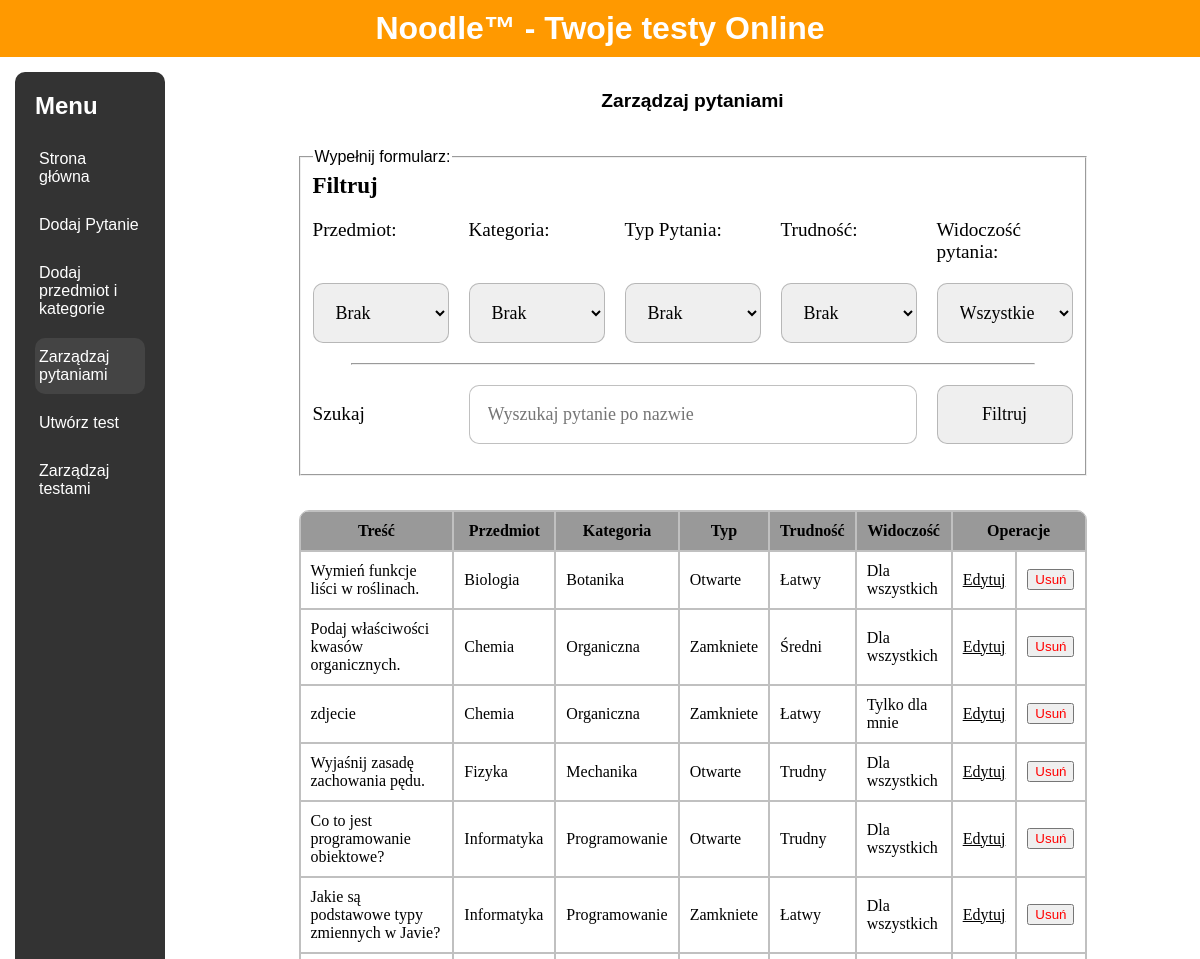
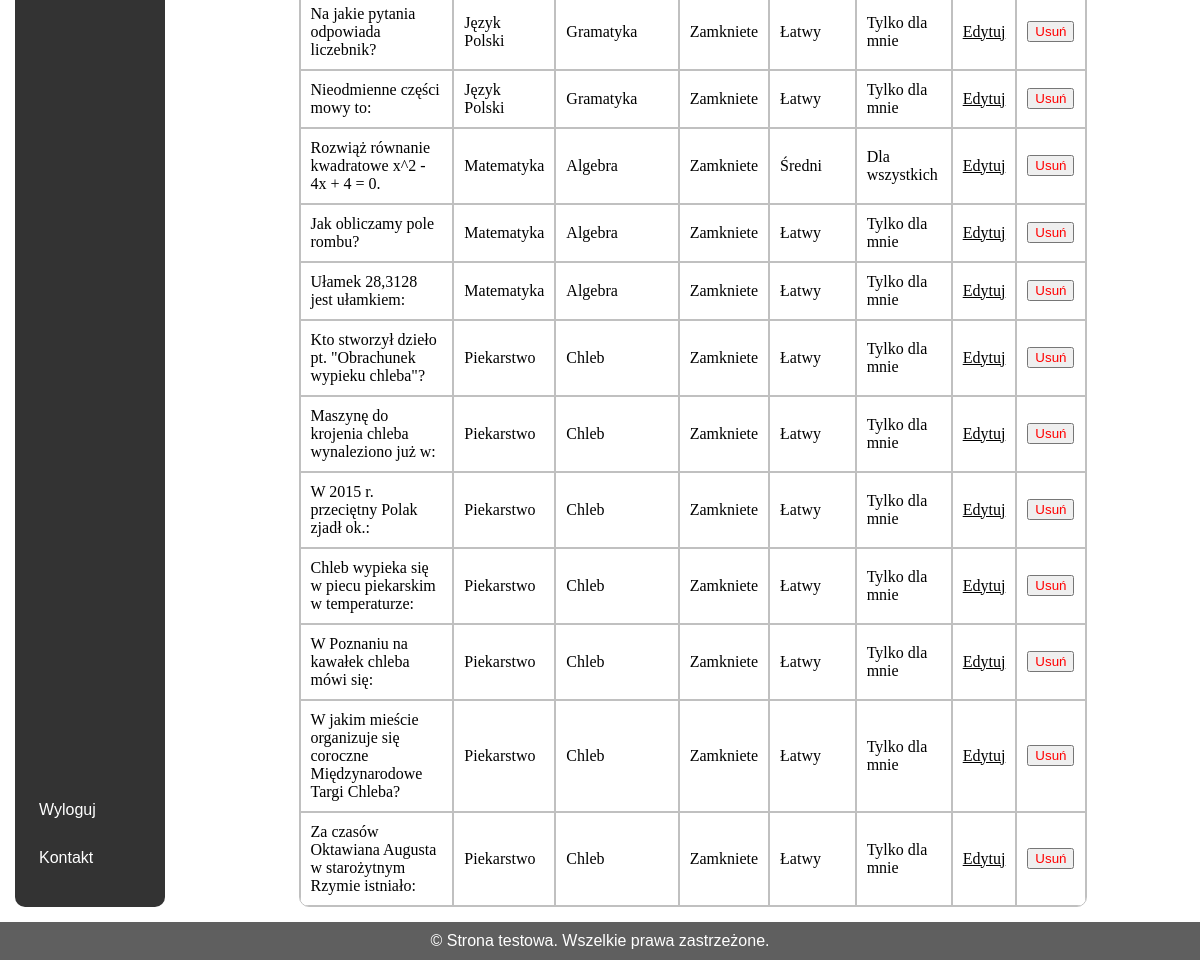
/Strona/html/panel_nauczyciela/zarz_pyt.php (signed in), run on the app's committed database (2 pictures, top to bottom).
### tables this page shows
CREATE TABLE `pytania` (
  `id` int(11) NOT NULL,
  `tresc` varchar(1000) NOT NULL,
  `przedmiot_id` int(11) NOT NULL,
  `kategoria_id` int(11) NOT NULL,
  `poziom_id` int(11) NOT NULL,
  `zdjecie` varchar(50) DEFAULT NULL,
  `autor` int(11) NOT NULL,
  `prywatnosc` tinyint(1) NOT NULL,
  `typ_pytania` int(11) NOT NULL
);

CREATE TABLE `przedmioty` (
  `id` int(11) NOT NULL,
  `nazwa` varchar(30) NOT NULL
);

CREATE TABLE `kategoria` (
  `id` int(11) NOT NULL,
  `nazwa` varchar(40) NOT NULL
);

CREATE TABLE `typ_pytania` (
  `id` int(11) NOT NULL,
  `nazwa_typu` varchar(15) NOT NULL
);

CREATE TABLE `poziom` (
  `id` int(11) NOT NULL,
  `trudnosc_nazwa` varchar(10) NOT NULL
);

### Strona/html/panel_nauczyciela/zarz_pyt.php (the view, shortened to what this page needs)
<!DOCTYPE html>
<html lang="en">
<head>
	<link rel="stylesheet" href="../styles.css">
</head>
<body>
	<?php
		$servername = "localhost";
		$username = "root";
		$password = "";
		$dbname = "baza";
		$conn = new mysqli($servername, $username, $password, $dbname);
	?>
	<div class="wrapper">
		<div class="header-content" id="head">
      		<h1>Noodle™ - Twoje testy Online</h1>
    		</div>
    		<div class="container">
      		<div class="sidebar" id="menu">
        		<ul>
				<h2>Menu</h2>
				<li><a href="strona_glowna.php" >Strona główna</a></li>
        <li><a href="dodaj.php">Dodaj Pytanie</a></li>
        <li><a href="dodaj_kat.php">Dodaj przedmiot i kategorie</a></li>
        <li><a href="zarz_pyt.php" class="aktualna-strona">Zarządzaj pytaniami</a></li>
        <li><a href="utworz_test.php">Utwórz test</a></li>
        <li><a href="zarz_testami.php">Zarządzaj testami</a></li>
        		</ul>
			<ul>
				<li>
    				<a href="../logowanie/logout.php">Wyloguj</a>
				</li>
				<li>
					<a href="../kontakt.php">Kontakt</a>
				</li>
			</ul>
      		</div>
			<div class="main-content" id="main">
				<div class="haslo" style="justify-content: flex-start;">
					<p>Zarządzaj pytaniami</p>
					<br><br>
					<fieldset style="width: 80%;margin-bottom:1em;">
						<legend>Wypełnij formularz:</legend>
						<form action="" method="GET" class="zarzadzaj">
							<p class="mid-width" style="grid-column: 1 / 3;">Filtruj</p>
							<p class="mid-width" style="grid-column: 4 / 6;"></p>
							<label for="przedmiot">Przedmiot:</label>
							<label for="kategoria">Kategoria:</label>
							<label for="typ">Typ Pytania:</label>
							<label for="poziom">Trudność:</label>
							<label for="prywatnosc">Widoczość pytania:</label>
							<select id="przedmiot" name="przedmiot">
								<?php
									$selected = isset($_GET['przedmiot']) ? $_GET['przedmiot'] : '0';
									echo '<option value="0" ' . ($selected == '0' ? 'selected' : '') . '>Brak</option>';
								?>
							</select>
							<select id="kategoria" name="kategoria">
								<?php
									$selected = isset($_GET['kategoria']) ? $_GET['kategoria'] : '0';
									echo '<option value="0" ' . ($selected == '0' ? 'selected' : '') . '>Brak</option>';
								?>
							</select>
							<select id="typ" name="typ">
								<?php
									$selected = isset($_GET['typ']) ? $_GET['typ'] : '0';
									echo '<option value="0" ' . ($selected == '0' ? 'selected' : '') . '>Brak</option>';
								?>
							</select>
							<select id="poziom" name="poziom">
								<?php
									$selected = isset($_GET['poziom']) ? $_GET['poziom'] : '0';
									echo '<option value="0" ' . ($selected == '0' ? 'selected' : '') . '>Brak</option>';
								?>
							</select>
							<select id="prywatnosc" name="prywatnosc">
								<option value="2" <?php echo isset($_GET['prywatnosc']) && $_GET['prywatnosc'] == '2' ? 'selected' : '' ?>>Wszystkie</option>
							</select>
							<hr class="full-width" style="width: 90%; margin: auto;">
							<label for="tresc" style="align-self: center;">Szukaj</label>
							<?php
								$selected = isset($_GET['tresc']) ? $_GET['tresc'] : '';
								echo '<input type="text" id="tresc" name="tresc" placeholder="Wyszukaj pytanie po nazwie" value="' . $selected . '" style="grid-column: 2 / 5;" >';
							?>
							<input type="submit" style="grid-column: 5 / 6;" value="Filtruj">
						</form>
					</fieldset>
					<br>
					<div class="pytania">
						<table>
							<tbody>
								<tr>
									<th class="szerokie">Treść</th>
									<th>Przedmiot</th>
									<th>Kategoria</th>
									<th>Typ</th>
									<th>Trudność</th>
									<th>Widoczość</th>
									<th colspan="2">Operacje</th>
								</tr>
                                <?php
                                    $sql = "SELECT pytania.id, pytania.tresc, przedmioty.nazwa AS przedmiot, kategoria.nazwa AS kategoria, typ_pytania.nazwa_typu AS typ, poziom.trudnosc_nazwa AS trudnosc, pytania.prywatnosc AS widocznosc
									FROM Pytania
									INNER JOIN Przedmioty ON pytania.przedmiot_id = przedmioty.id
									INNER JOIN Kategoria ON pytania.kategoria_id = kategoria.id
									INNER JOIN Typ_pytania ON pytania.typ_pytania = typ_pytania.id
									INNER JOIN Poziom ON pytania.poziom_id = poziom.id";
                                    $result = $conn->query($sql);
                                    if ($result->num_rows > 0) {
                                        while($row = $result->fetch_assoc()) {
                                            echo '
                                            <tr>
                                                <td>' . $row['tresc'] . '</td>
                                                <td>' . $row['przedmiot'] . '</td>
                                                <td>' . $row['kategoria'] . '</td>
                                                <td>' . $row['typ'] . '</td>
                                                <td>' . $row['trudnosc'] . '</td>
                                                <td>' . ($row['widocznosc'] === '1' ? 'Tylko dla mnie' : 'Dla wszystkich') . '</td>
                                                <td style="text-align:center;">
													<a href="dodaj.php?id=' . $row['id'] . '">Edytuj</a>
												</td>
												<form method="POST" class="zarzadzaj">
													<input type="hidden" name="question_id" value="'.$row['id'].'">
													<td style="text-align:center;">
														<button type="submit" name="delete_question" class="delete" style="color: red;">Usuń</button>
													</td>
												</form>
                                            </form></td>
                                            </tr>';
                                        }
                                    }
                                    else {
                                        echo '<tr><td colspan="7">Brak pytań do wyświetlenia.</td></tr>';
                                    }
                                ?>
							</tbody>
						</table>
					</div>
				</div>
			</div>
    	</div>
		<div class="footer" id="stopka">
			<p>&copy; Strona testowa. Wszelkie prawa zastrzeżone.</p>
		</div>
	</div>
</body>
</html>

### Strona/html/styles.css (style rules this page uses)
* { box-sizing: border-box; margin: 0; }
body { font-family: Arial, sans-serif; display: flex; min-height: 100vh; flex-direction: column; }
.header-content { background-color: #ff9900; color: #fff; padding: 10px 0; text-align: center; position: sticky; width: 100%; top: 0; z-index: 1000; }
.header-content h1 { margin: 0; }
.wrapper { flex: 1; display: flex; flex-direction: column; }
.container { display: flex; flex: 1; align-items: flex-start; }
.sidebar { display: flex; flex-direction: column; background-color: #333; color: #fff; position: sticky; width: 12%; min-width: 150px; padding: 20px; margin: 15px; margin-right: 20px; border-radius: 10px; top: 0px; left: 0; height: auto; z-index: 900; overflow-y: auto; justify-content: space-between; }
.sidebar h2 { margin-bottom: 20px; }
.sidebar ul { list-style-type: none; padding: 0; margin-bottom: 0; }
.sidebar ul li { margin-bottom: 10px; }
.sidebar ul li a { color: #fff; text-decoration: none; display: block; padding: 10px 4px; }
.aktualna-strona { background-color: #444; border-radius: 10px; }
.main-content { display: flex; flex: 1; flex-direction: column; justify-content: center; padding: 15px; flex-wrap: wrap; }
.footer { background-color: #5f5f5f; color: #fff; text-align: center; padding: 10px 0; }
form { display: grid; grid-template-columns: 1fr 1fr; gap: 20px; margin-bottom: 20px; font-family: calibri; font-size: larger; }
.full-width { grid-column: 1 / 3; position: relative; height: 100%; }
.haslo { display: flex; align-items: center; justify-content: center; min-width: 300px; flex-direction: column; }
.haslo > p { font-weight: bold; font-size: larger; }
input,textarea { padding: 1em; font-family: calibri; width: 100%; font-size: large; border: 1px solid #70707070; resize: vertical; border-radius:10px; }
table { position: relative; border-spacing: 0; font-family: calibri; z-index: 2; border: solid 1px #70707070; border-radius: 10px; overflow: hidden; }
td, th { padding: 10px; border: solid 1px #70707070; background-clip: padding-box; }
td { background-color: white; }
th { background-color: #999; }
td > a, td > a:visited { text-decoration: underline; color: black; }
.pytania { width: 80%; display: flex; align-items: center; justify-content: center; min-width: 300px; flex-direction: column; }
.pytania > table { width: 100%; }
.zarzadzaj { display: grid; grid-template-columns: 1fr 1fr 1fr 1fr 1fr; gap: 20px; margin-bottom: 20px; font-family: calibri; font-size: larger; }
.zarzadzaj > .full-width { grid-column: 1 / 6; position: relative; height: 100%; }
.zarzadzaj > .mid-width { position: relative; height: 100%; font-weight: bolder; font-size: larger; }
select { padding: 1em; font-family: calibri; width: 100%; font-size: large; border: 1px solid #70707070; resize: vertical; border-radius: 10px; }

### data on the page
pytania: tresc "Wymień funkcje liści w roślinach.", przedmiot.nazwa "Biologia", kategoria.nazwa "Botanika", typ_pytania.nazwa_typu "Otwarte", poziom.trudnosc_nazwa "Łatwy", prywatnosc "Dla wszystkich"
pytania: tresc "Podaj właściwości kwasów organicznych.", przedmiot.nazwa "Chemia", kategoria.nazwa "Organiczna", typ_pytania.nazwa_typu "Zamkniete", poziom.trudnosc_nazwa "Średni", prywatnosc "Dla wszystkich"
pytania: tresc "zdjecie", przedmiot.nazwa "Chemia", kategoria.nazwa "Organiczna", typ_pytania.nazwa_typu "Zamkniete", poziom.trudnosc_nazwa "Łatwy", prywatnosc "Tylko dla mnie"
pytania: tresc "Wyjaśnij zasadę zachowania pędu.", przedmiot.nazwa "Fizyka", kategoria.nazwa "Mechanika", typ_pytania.nazwa_typu "Otwarte", poziom.trudnosc_nazwa "Trudny", prywatnosc "Dla wszystkich"
pytania: tresc "Co to jest programowanie obiektowe?", przedmiot.nazwa "Informatyka", kategoria.nazwa "Programowanie", typ_pytania.nazwa_typu "Otwarte", poziom.trudnosc_nazwa "Trudny", prywatnosc "Dla wszystkich"
pytania: tresc "Jakie są podstawowe typy zmiennych w Javie?", przedmiot.nazwa "Informatyka", kategoria.nazwa "Programowanie", typ_pytania.nazwa_typu "Zamkniete", poziom.trudnosc_nazwa "Łatwy", prywatnosc "Dla wszystkich"
pytania: tresc "Na jakie pytania odpowiada liczebnik?", przedmiot.nazwa "Język Polski", kategoria.nazwa "Gramatyka", typ_pytania.nazwa_typu "Zamkniete", poziom.trudnosc_nazwa "Łatwy", prywatnosc "Tylko dla mnie"
pytania: tresc "Nieodmienne części mowy to:", przedmiot.nazwa "Język Polski", kategoria.nazwa "Gramatyka", typ_pytania.nazwa_typu "Zamkniete", poziom.trudnosc_nazwa "Łatwy", prywatnosc "Tylko dla mnie"
pytania: tresc "Rozwiąż równanie kwadratowe x^2 - 4x + 4 = 0.", przedmiot.nazwa "Matematyka", kategoria.nazwa "Algebra", typ_pytania.nazwa_typu "Zamkniete", poziom.trudnosc_nazwa "Średni", prywatnosc "Dla wszystkich"
pytania: tresc "Jak obliczamy pole rombu?", przedmiot.nazwa "Matematyka", kategoria.nazwa "Algebra", typ_pytania.nazwa_typu "Zamkniete", poziom.trudnosc_nazwa "Łatwy", prywatnosc "Tylko dla mnie"
pytania: tresc "Ułamek 28,3128 jest ułamkiem:", przedmiot.nazwa "Matematyka", kategoria.nazwa "Algebra", typ_pytania.nazwa_typu "Zamkniete", poziom.trudnosc_nazwa "Łatwy", prywatnosc "Tylko dla mnie"
pytania: tresc "Kto stworzył dzieło pt. \"Obrachunek wypieku chleba\"?", przedmiot.nazwa "Piekarstwo", kategoria.nazwa "Chleb", typ_pytania.nazwa_typu "Zamkniete", poziom.trudnosc_nazwa "Łatwy", prywatnosc "Tylko dla mnie"
pytania: tresc "Maszynę do krojenia chleba wynaleziono już w:", przedmiot.nazwa "Piekarstwo", kategoria.nazwa "Chleb", typ_pytania.nazwa_typu "Zamkniete", poziom.trudnosc_nazwa "Łatwy", prywatnosc "Tylko dla mnie"
pytania: tresc "W 2015 r. przeciętny Polak zjadł ok.:", przedmiot.nazwa "Piekarstwo", kategoria.nazwa "Chleb", typ_pytania.nazwa_typu "Zamkniete", poziom.trudnosc_nazwa "Łatwy", prywatnosc "Tylko dla mnie"
pytania: tresc "Chleb wypieka się w piecu piekarskim w temperaturze:", przedmiot.nazwa "Piekarstwo", kategoria.nazwa "Chleb", typ_pytania.nazwa_typu "Zamkniete", poziom.trudnosc_nazwa "Łatwy", prywatnosc "Tylko dla mnie"
pytania: tresc "W Poznaniu na kawałek chleba mówi się:", przedmiot.nazwa "Piekarstwo", kategoria.nazwa "Chleb", typ_pytania.nazwa_typu "Zamkniete", poziom.trudnosc_nazwa "Łatwy", prywatnosc "Tylko dla mnie"
pytania: tresc "W jakim mieście organizuje się coroczne Międzynarodowe Targi Chleba?", przedmiot.nazwa "Piekarstwo", kategoria.nazwa "Chleb", typ_pytania.nazwa_typu "Zamkniete", poziom.trudnosc_nazwa "Łatwy", prywatnosc "Tylko dla mnie"
pytania: tresc "Za czasów Oktawiana Augusta w starożytnym Rzymie istniało:", przedmiot.nazwa "Piekarstwo", kategoria.nazwa "Chleb", typ_pytania.nazwa_typu "Zamkniete", poziom.trudnosc_nazwa "Łatwy", prywatnosc "Tylko dla mnie"
